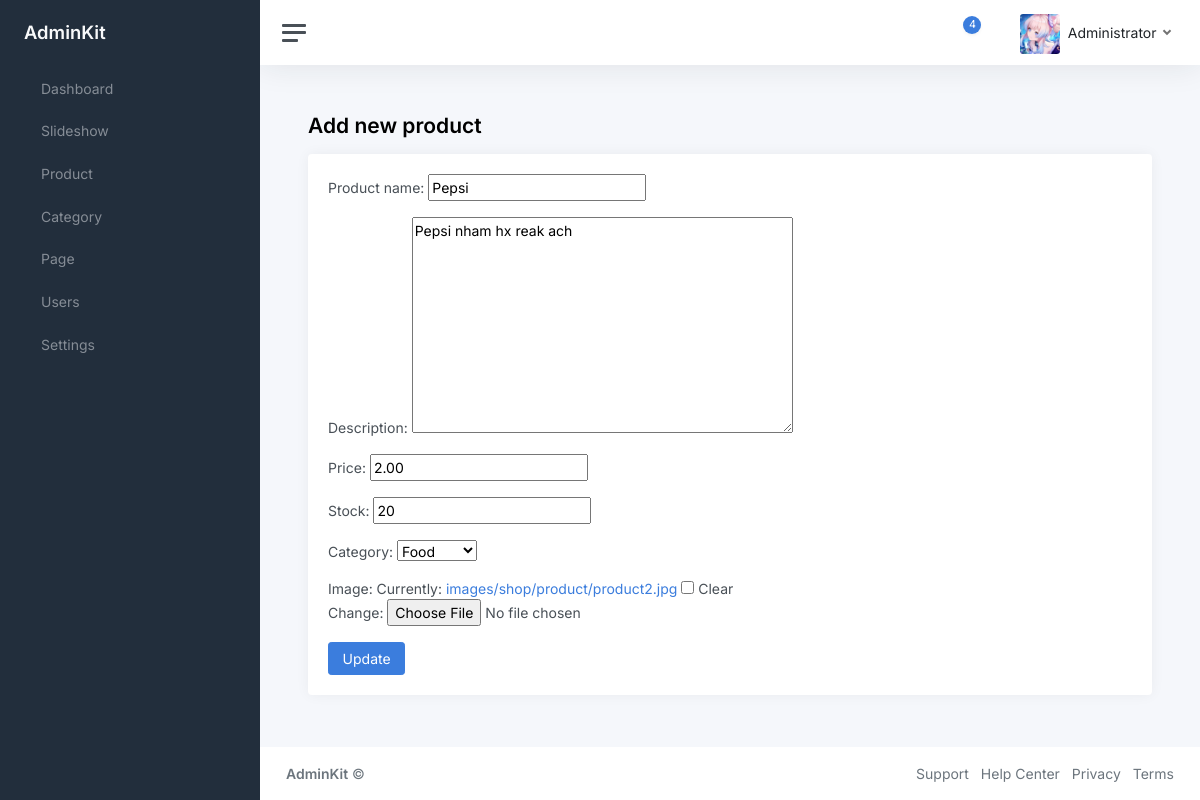
The app's page /ecadmin/products/update/2/, older data.
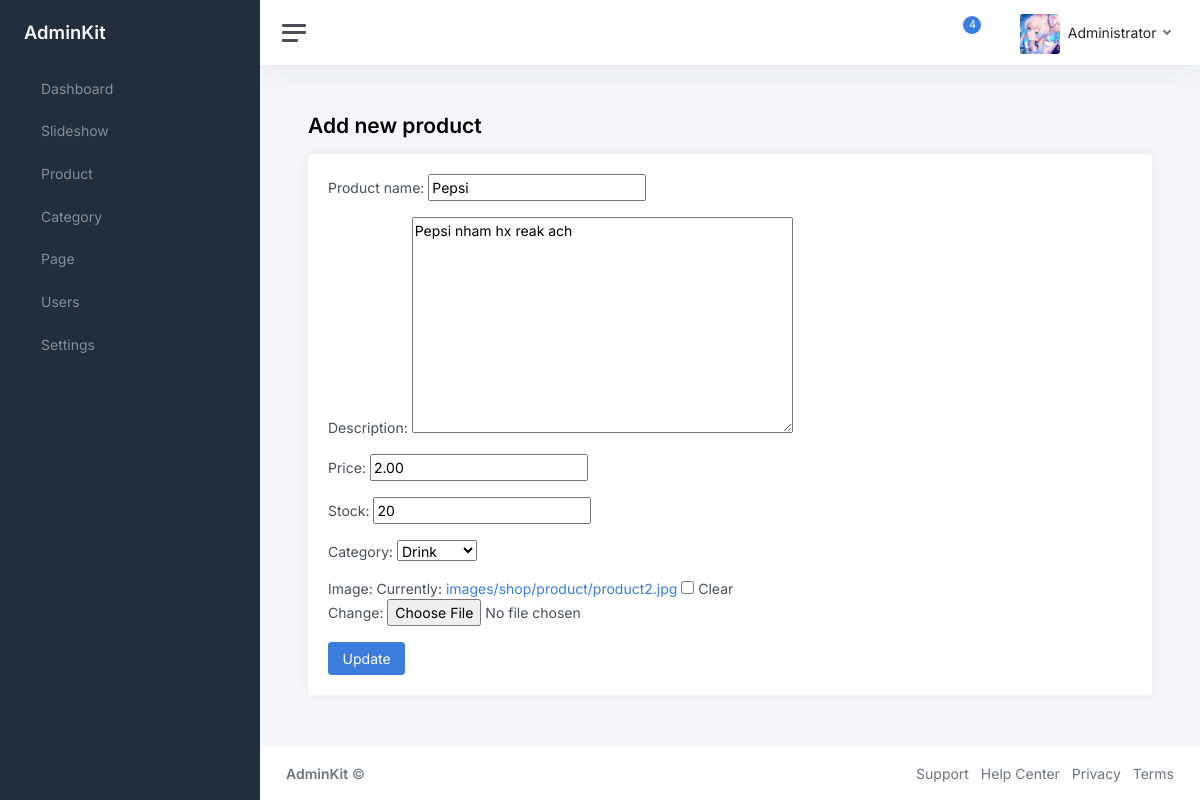
The same page, newer data.
### shop/models.py (models this page shows)
class Product(models.Model):
    product_name = models.CharField(max_length=255)
    description = models.TextField()
    price = models.DecimalField(max_digits=10, decimal_places=2)
    stock = models.IntegerField()
    category = models.ForeignKey('Category', on_delete=models.CASCADE)
    image = models.ImageField(upload_to='images/shop/product/', null=True, blank=True)  # Added image field

### ecadmin/views.py (the view)
# urls.py: path('products/update/<str:pk>/', views.product_update, name='product-update'),
def product_update(request, pk):
    products = Product.objects.get(id=pk)
    form = ProductForm(instance=products)
    if request.method == "POST":
        form = ProductForm(request.POST , request.FILES, instance=products)
        if form.is_valid():
            form.save()
            return redirect('ecadmin:product-list')
    context = {'form': form, 'item': products}
    return render(request, 'ecadmin/product/update.html', context)

### ecadmin/forms.py
class ProductForm(forms.ModelForm):
    class Meta:
        model = Product
        exclude = ("user", )

### shop/models.py (called while the page is built)
    def __str__(self):
        return self.category_name

### templates/ecadmin/product/update.html (shortened to what this page needs)
{% extends "ecadmin/base.html" %}
{% load static %}
{% block content %}
<div class="container-fluid p-0">
		<h1 class="h3 mb-3"><strong>Add new product</strong></h1>
		 <div class="row">
          <div class="col-md-12">
            <div class="card">
              	<div class="card-body">
                     <form method="post" action="{% url 'ecadmin:product-update' item.id %}" enctype="multipart/form-data">
                            {{form.as_p}}
                         <div class="col-3 form-group">
                             <button class="btn btn-primary"
                                    type="submit">Update
                            </button>
                         </div>
                    </form>
              	</div>
            </div>
          </div>
        </div>
	</div>
{% endblock %}

Row changes from the older to the newer data that the page shows:
changed Product "Pepsi": category "Food" → "Drink"
